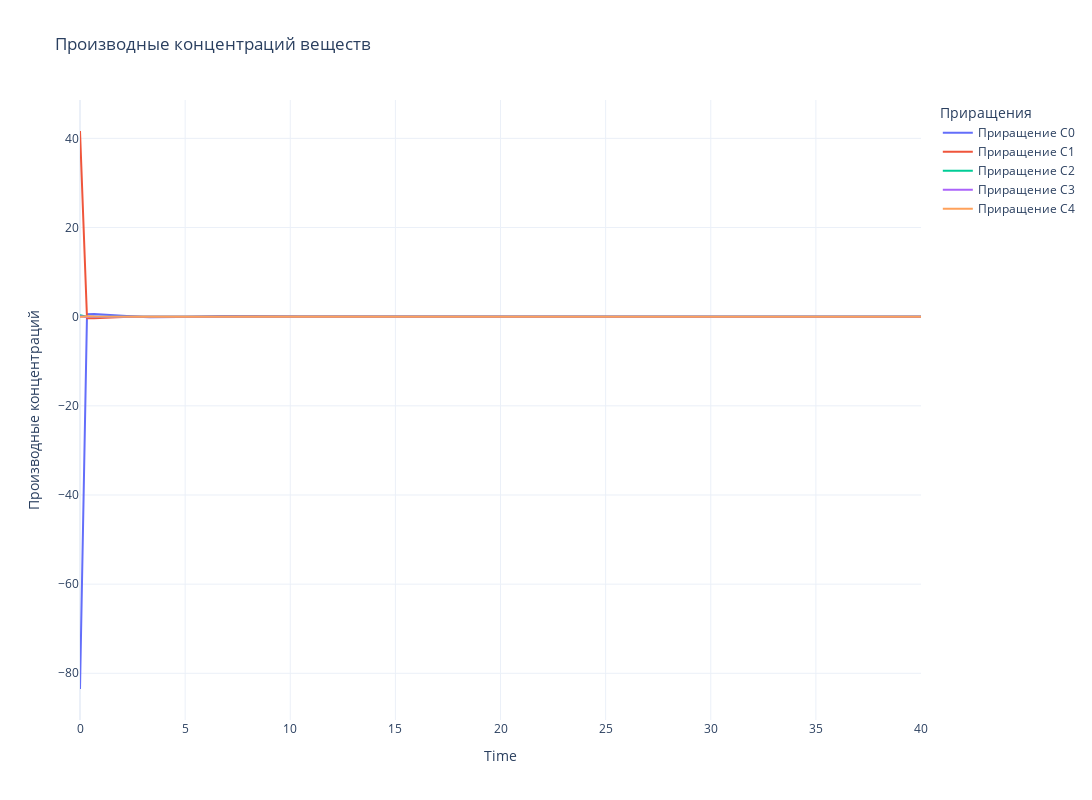

Here is the notebook cell this chart was saved with:
### Markdown cell above
### От сплайнов

### Code cell
fig = go.Figure()

# Добавляем линии для каждого вещества
for i in range(N_SUBSTANCE):
    fig.add_trace(go.Scatter(
        x=tsteps, 
        y=dCdt_TRUE[i] - dCdt_spline[i], 
        mode='lines', 
        name=f'Приращение C{i}'
    ))

# Настройки графика
fig.update_layout(
    title='Производные концентраций веществ',
    xaxis_title='Time',
    yaxis_title='Производные концентраций',
    legend_title='Приращения',
    template='plotly_white',
    width=1400,  # Ширина холста
    height=800   # Высота холста
)

fig.show()
